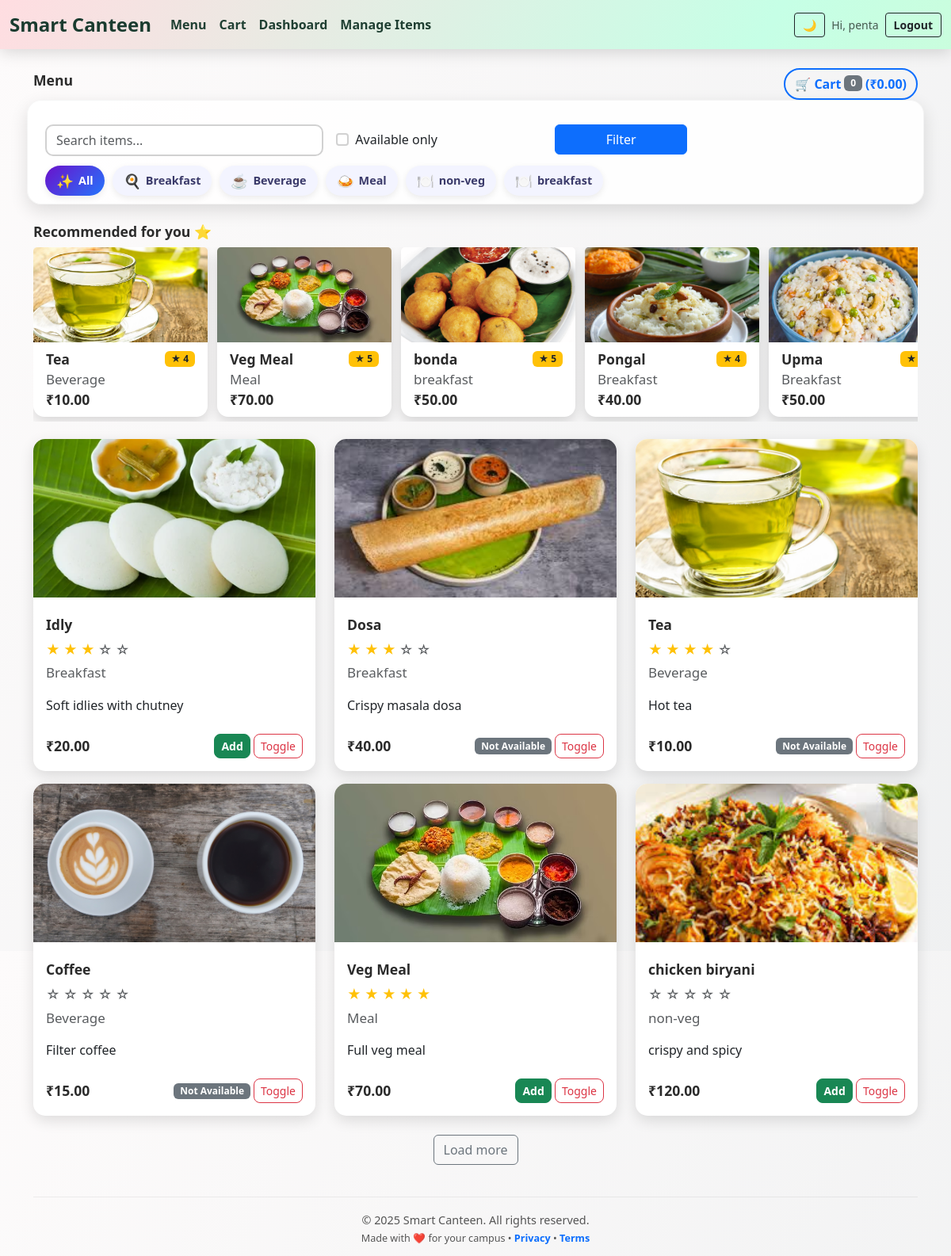
The page /menu/ (signed in) on the database its author committed.
### menu_app/models.py (models this page shows, shortened)
class Item(models.Model):
    name = models.CharField(max_length=100)
    description = models.TextField(blank=True)
    price = models.DecimalField(max_digits=7, decimal_places=2)
    category = models.CharField(
        max_length=50,
        choices=CATEGORY_CHOICES,
        blank=True
    )
    available = models.BooleanField(default=True)
    image = models.ImageField(
        upload_to='menu_images/',
        blank=True,
        null=True
    )
    rating = models.PositiveIntegerField(
        default=0,
        validators=[
            MinValueValidator(0),
            MaxValueValidator(5)
        ]
    )

### menu_app/views.py (the view)
# urls.py: path('menu/', views.menu_list, name='menu_list'),
@login_required(login_url='login')
def menu_list(request):
    items = Item.objects.all()
    q = request.GET.get("q")
    if q:
        items = items.filter(name__icontains=q)
    selected_category = request.GET.get("category")
    if selected_category and selected_category != "":
        items = items.filter(category=selected_category)
    available_only = request.GET.get("available_only")
    if available_only == "on":
        items = items.filter(available=True)
    categories = Item.objects.values_list("category", flat=True).distinct()
    cart = _get_cart(request)
    total = Decimal("0.00")
    for item_id, qty in cart.items():
        try:
            item = Item.objects.get(id=item_id)
            total += item.price * qty
        except Item.DoesNotExist:
            pass
    return render(request, "menu.html", {
        "items": items,
        "categories": categories,
        "selected_category": selected_category,
        "cart_total": total,
        "cart_count": sum(cart.values()),
        "form": request.GET,
    })

### menu_app/views.py (called while the page is built)
def _get_cart(request):
    return request.session.get('cart', {})

### templates/menu.html (shortened to what this page needs)
{% extends 'base.html' %}
{% block content %}
<div class="d-flex justify-content-between align-items-center mb-3">
  <h2 class="fw-bold">Menu</h2>
  <div>
    <a href="{% url 'cart_view' %}" class="btn btn-outline-primary d-inline-flex align-items-center gap-1" id="cartButton">
      🛒 Cart
      <span class="badge bg-secondary">{{ cart_count }}</span>
      (₹{{ cart_total }})
    </a>
  </div>
</div>
<form method="get" class="row g-3 mb-4 animated-filter" id="filterForm">
  <div class="col-md-4">
    <input
      type="text"
      name="q"
      value="{{ request.GET.q }}"
      class="form-control"
      placeholder="Search items..."
    >
  </div>
  <div class="col-md-3 d-flex align-items-center">
    <div class="form-check">
      <input
        class="form-check-input"
        type="checkbox"
        name="available_only"
        id="available_only"
        value="on"
      >
      <label class="form-check-label" for="available_only">Available only</label>
    </div>
  </div>
  <div class="col-md-2">
    <button class="btn btn-primary w-100" type="submit">Filter</button>
  </div>
  <div class="col-12 mt-1">
    <div class="category-chips">
      <button type="button" class="chip {% if not selected_category %}active{% endif %}" data-value="">
        <span class="emoji">✨</span> All
      </button>
      {% for cat in categories %}
      <button
        type="button"
        class="chip {% if cat == selected_category %}active{% endif %}"
        data-value="{{ cat }}"
      >
        <span class="emoji">
          {% if cat == "Breakfast" %}🍳
          {% elif cat == "Beverage" %}☕
          {% elif cat == "Meal" %}🍛
          {% elif cat == "Non-Veg" %}🍗
          {% else %}🍽️
          {% endif %}
        </span>
        {{ cat }}
      </button>
      {% endfor %}
    </div>
  </div>
</form>
<div id="recommended-section">
  <h5 class="fw-bold mb-2">Recommended for you ⭐</h5>
  <div class="recommended-row">
    {% for item in items %}
      {% if item.rating >= 4 %}
      <div class="card recommended-card">
        {% if item.image %}
          <img src="{{ item.image.url }}" class="card-img-top">
        {% else %}
          <img src="https://via.placeholder.com/300x200.png?text=No+Image" class="card-img-top">
        {% endif %}
        <div class="card-body py-2">
          <div class="d-flex justify-content-between align-items-center">
            <span class="fw-bold small">{{ item.name }}</span>
            <span class="badge bg-warning text-dark">★ {{ item.rating }}</span>
          </div>
          <small class="text-muted">{{ item.category }}</small><br>
          <small class="fw-bold">₹{{ item.price }}</small>
        </div>
      </div>
      {% endif %}
    {% endfor %}
  </div>
</div>
<div class="row real-grid" id="menuGrid">
  {% for item in items %}
  <div class="col-md-4 mb-3 menu-item-col">
    <div class="card h-100 menu-card">
      {% if item.image %}
        <img src="{{ item.image.url }}" class="card-img-top" style="height:200px; object-fit:cover;">
      {% else %}
        <img src="https://via.placeholder.com/300x200.png?text=No+Image" class="card-img-top" style="height:200px; object-fit:cover;">
      {% endif %}
      <div class="card-body d-flex flex-column">
        <h5 class="card-title mt-2 fw-bold">{{ item.name }}</h5>
        <div class="mb-1">
          {% for i in "12345" %}
            {% if forloop.counter <= item.rating %}
              <span class="text-warning">★</span>
            {% else %}
              <span class="text-muted">☆</span>
            {% endif %}
          {% endfor %}
        </div>
        <p class="card-text text-muted small">{{ item.category }}</p>
        <p class="card-text flex-grow-1">{{ item.description|default:"Tasty item" }}</p>
        <div class="d-flex justify-content-between align-items-center mt-2">
          <span class="fw-bold">₹{{ item.price }}</span>
          <div>
            {% if item.available %}
              <a href="{% url 'add_to_cart' item.id %}" class="btn btn-sm btn-success add-to-cart-btn">Add</a>
            {% else %}
              <span class="badge bg-secondary">Not Available</span>
            {% endif %}
            {% if user.is_staff %}
              <a href="{% url 'toggle_item' item.id %}" class="btn btn-sm btn-outline-danger">Toggle</a>
            {% endif %}
          </div>
        </div>
      </div>
    </div>
  </div>
  {% empty %}
  <p>No items found.</p>
  {% endfor %}
</div>
<div class="text-center mt-2" id="loadMoreWrapper" style="display:none;">
  <button class="btn btn-outline-secondary" id="loadMoreBtn">Load more</button>
</div>
<footer class="custom-footer text-center">
  <div>© {% now "Y" %} Smart Canteen. All rights reserved.</div>
  <div>
    <small>Made with ❤️ for your campus • <a href="#">Privacy</a> • <a href="#">Terms</a></small>
  </div>
</footer>
{% endblock %}

### templates/base.html (shortened to what this page needs)
<!DOCTYPE html>
<html lang="en" data-bs-theme="light" id="htmlRoot">
<head>
  <link href="https://cdn.jsdelivr.net/npm/bootstrap@5.3.3/dist/css/bootstrap.min.css" rel="stylesheet">
</head>
<body>
  <nav class="navbar navbar-expand-lg animated-navbar fixed-top">
    <div class="container-fluid">
      <a class="navbar-brand" href="{% url 'home' %}">Smart Canteen</a>
      <div class="collapse navbar-collapse" id="navbarNav">
        <ul class="navbar-nav me-auto">
          <li class="nav-item"><a class="nav-link" href="{% url 'menu_list' %}">Menu</a></li>
          <li class="nav-item"><a class="nav-link" href="{% url 'cart_view' %}">Cart</a></li>
          {% if user.is_staff %}
          <li class="nav-item"><a class="nav-link" href="{% url 'dashboard' %}">Dashboard</a></li>
          <li class="nav-item"><a class="nav-link" href="{% url 'manage_items' %}">Manage Items</a></li>
          {% endif %}
        </ul>
        <div class="d-flex align-items-center gap-2">
          <button class="btn btn-outline-dark btn-sm" id="themeToggle">🌙</button>
          {% if user.is_authenticated %}
          <span class="navbar-text small">Hi, {{ user.username }}</span>
          <form method="post" action="{% url 'logout' %}" style="display:inline;">
            <button class="btn btn-outline-dark btn-sm">Logout</button>
          </form>
          {% else %}
          <a href="{% url 'login' %}" class="btn btn-outline-dark btn-sm">Login</a>
          <a href="{% url 'register' %}" class="btn btn-success btn-sm">Signup</a>
          {% endif %}
        </div>
      </div>
    </div>
  </nav>
  <div class="container mt-3">
    {% block content %}{% endblock %}
  </div>
</body>
</html>

### templates/base.html (style rules this page uses)
body { padding-top: 70px; height: 100vh; }
.animated-navbar { background: linear-gradient(120deg, #ffdde1, #c6ffe6, #d4f8c4, #ffe9c8, #ffd6e8, #e0d7ff); background-size: 400% 400%; animation: rainbowFlow 12s ease infinite; padding: 10px 0; box-shadow: 0 4px 20px rgba(0, 0, 0, 0.15); backdrop-filter: blur(10px); }
.animated-navbar .navbar-brand { color: #1a3b2f !important; font-weight: 800; font-size: 1.5rem; }
.animated-navbar .nav-link { color: #1f3f32 !important; font-weight: 600; transition: 0.3s ease; }
.animated-navbar .btn-outline-dark, .animated-navbar .btn-success { font-weight: 600; padding: 4px 10px; }
.animated-navbar { padding: 8px 0 !important; }

### templates/menu.html (style rules this page uses)
body { background: linear-gradient(120deg, #fdfbfb, #ebedee); animation: bgmove 12s infinite alternate ease-in-out; background-size: 150% 150%; transition: background 0.4s ease; }
h2.fw-bold { font-weight: 800; }
#cartButton { border-width: 2px; font-weight: 600; border-radius: 999px; transition: 0.3s ease; }
.animated-filter { background: rgba(255, 255, 255, 0.85); border-radius: 18px; padding: 14px 14px 10px 14px; box-shadow: 0 8px 22px rgba(0, 0, 0, 0.12); animation: slideDown 0.6s ease-out; border: 1px solid rgba(0,0,0,0.04); }
.animated-filter input, .animated-filter select { border: 2px solid #d1d1d1 !important; border-radius: 10px; transition: 0.3s; }
.category-chips { display: flex; flex-wrap: wrap; gap: 10px; margin-top: 8px; }
.category-chips .chip { border: none; outline: none; padding: 6px 14px; border-radius: 999px; font-size: 0.9rem; font-weight: 600; background: #f3f4ff; color: #3a3a6a; display: inline-flex; align-items: center; gap: 6px; cursor: pointer; box-shadow: 0 3px 8px rgba(0,0,0,0.08); transition: 0.25s ease; }
.category-chips .chip span.emoji { font-size: 1.1rem; }
.category-chips .chip.active { background: linear-gradient(135deg, #6a11cb, #2575fc); color: #ffffff; }
#recommended-section { margin-bottom: 22px; animation: slideUp 0.6s ease-out; }
.recommended-row { display: flex; flex-wrap: nowrap; overflow-x: auto; gap: 12px; padding-bottom: 6px; }
.recommended-card { min-width: 220px; border-radius: 14px; box-shadow: 0 6px 16px rgba(0,0,0,0.14); border: none; }
.recommended-card img { height: 120px; object-fit: cover; }
.card.menu-card { border: none !important; border-radius: 15px; overflow: hidden; background: #ffffff; box-shadow: 0px 6px 18px rgba(0,0,0,0.12); transition: transform 0.3s ease, box-shadow 0.3s ease; position: relative; }
.card.menu-card::before { content: ""; position: absolute; top: -5px; left: -5px; right: -5px; bottom: -5px; border-radius: 20px; background: linear-gradient(45deg, #ffecd2, #fcb69f, #c2e9fb, #a1c4fd); z-index: -1; opacity: 0; transition: 0.4s ease; }
.card.menu-card .card-img-top { transition: transform 0.4s ease; }
.text-warning, .text-muted { font-size: 17px; }
.fw-bold { font-size: 1.1rem; color: #2b2b2b; }
.btn-success { transition: 0.3s ease; font-weight: 600; border-radius: 8px; }
.btn-outline-danger { transition: 0.3s ease; border-radius: 8px; }
.custom-footer { margin-top: 40px; padding-top: 18px; padding-bottom: 12px; border-top: 1px solid rgba(0,0,0,0.06); font-size: 0.9rem; color: #555; animation: slideUp 0.7s ease-out; }
.custom-footer a { text-decoration: none; font-weight: 600; }

### rows shown on the page
Item: image (picture), name "Tea", rating "4", category "Beverage", price "10.00", description "Hot tea", available "Not Available"
Item: image (picture), name "Veg Meal", rating "5", category "Meal", price "70.00", description "Full veg meal", available "Add"
Item: image (picture), name "bonda", rating "5", category "breakfast", price "50.00"
Item: image (picture), name "Pongal", rating "4", category "Breakfast", price "40.00"
Item: image (picture), name "Upma", category "Breakfast", price "50.00"
Item: image (picture), name "Idly", rating 3 (drawn), category "Breakfast", description "Soft idlies with chutney", price "20.00", available "Add"
Item: image (picture), name "Dosa", rating 3 (drawn), category "Breakfast", description "Crispy masala dosa", price "40.00", available "Not Available"
Item: image (picture), name "Coffee", rating 0 (drawn), category "Beverage", description "Filter coffee", price "15.00", available "Not Available"
Item: image (picture), name "chicken biryani", rating 0 (drawn), category "non-veg", description "crispy and spicy", price "120.00", available "Add"

### other values the page prints
{{ user.username }} "penta"
{{ cart_count }} "0"
{{ cart_total }} "0.00"
{{ cat }} "Breakfast" "Beverage" "Meal" "non-veg" "breakfast"
